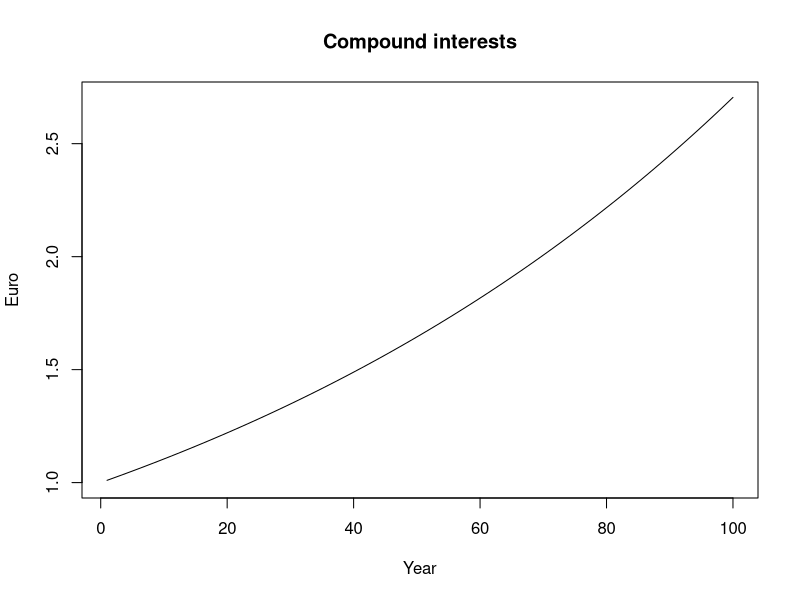
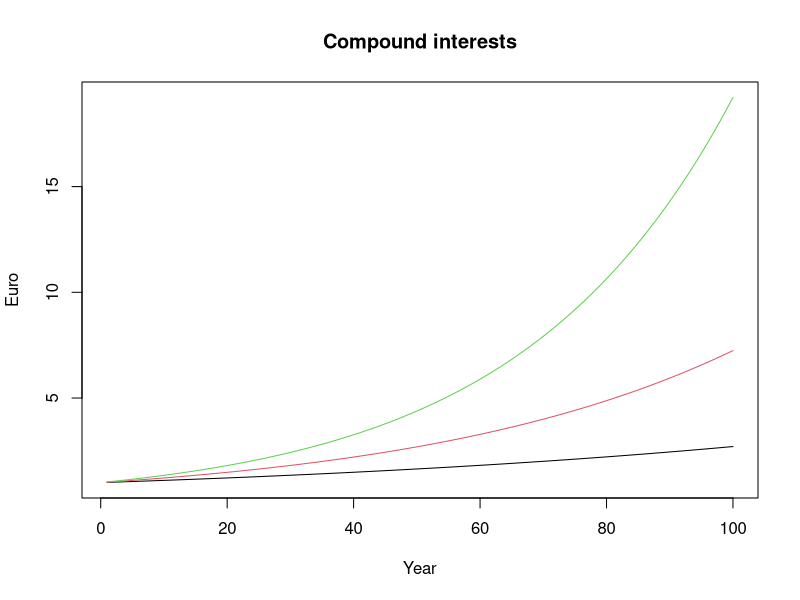
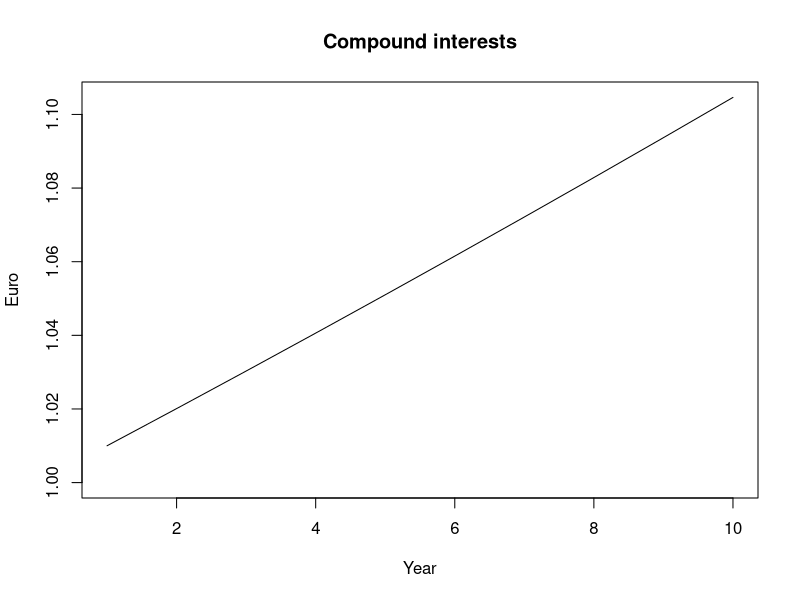
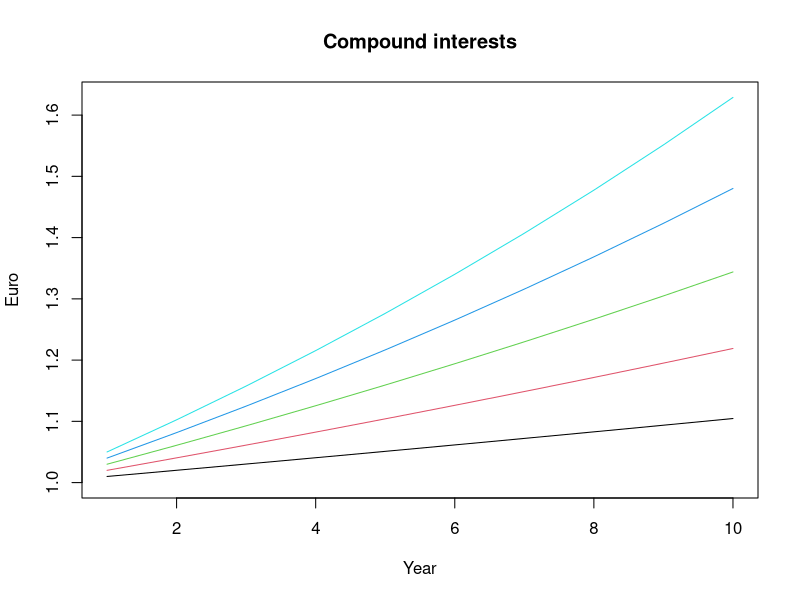
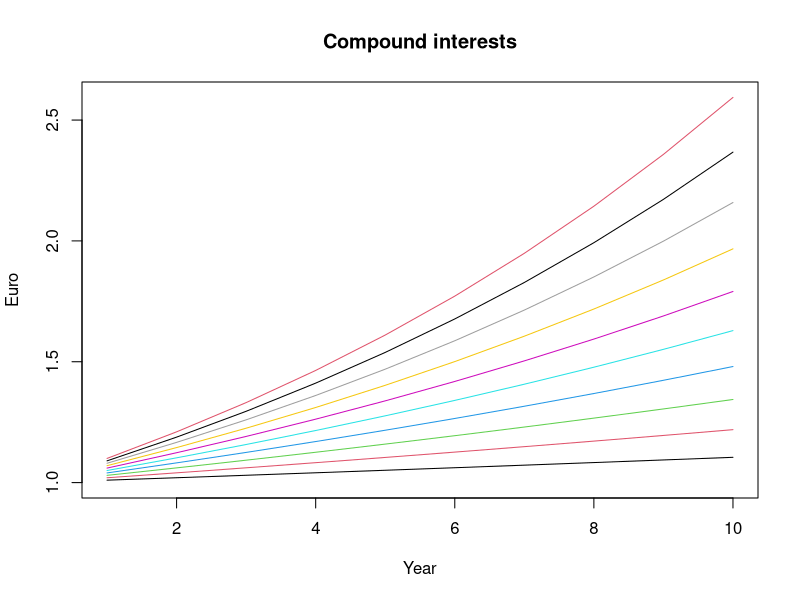

Here is the R script that generated these plots, in order:
2 + 2

sqrt(25)

exp(0)

log(1)

x <- 15
x

rm(x)

x <- c(1, 2, 3)
x
is.vector(x)

ls()

rm(list = ls())

a <- 1:10
a

b <- seq(from = 1, to = 10, by = 1)

set.seed(1234)
rnorm(n = 10, mean = 0, sd = 1)

length(seq(from = 1, to = 10, by = 0.1))

min(rnorm(n = 100, mean = 0, sd = 10))
max(rnorm(n = 100, mean = 0, sd = 10))

5^2

100 >= 100

99 > 100

2 + 2 == 4

99 != 100

!(1==1) 

(1==1) | (2==3) 

(1==1) & (2==3)

a <- c(1, 2)  
b <- c(1, 2, 3, 4, 5, 6) 
a + b

a <- c(1, 2)  
b <- c(1, 2, 3, 4, 5) 
a + b

x <- vector(mode = "numeric", length = 100)
is.vector(x)

y <- numeric(100)
is.vector(y)

y[1] <- 50

y[1]

x <- 10
y <- 2
if (x <= y) {
  
  print("x is smaller or equal y")
  
} else {
  
  print("x is larger than y")
  
}

x <- rnorm(10, 0, 1)
ifelse(x <= 0, "x is smaller or equal zero", "x is larger than zero")

x <- 1:5
for (i in x) {
  
  print("Hello")
  
}

x <- c("Monday", "Tueasday", "Wednesday", "Thursday", "Friday")

for (i in x) {
  
  print("Hello")
  
}

x <- 1:5

for (i in x) {
  
  print(i^2)
  
}

x <- c("Monday", "Tueasday", "Wednesday", "Thursday", "Friday")

for (i in x) {
  
  print(paste("Today is", i))
  
}

# Formula
# A = P (1 + r)^t

years <- 100
A <- numeric(length = years)
r <- 0.01
P <- 1

for (t in 1:years) {
  
  A[t] <- P * (1 + r)^t
  
}

P * (1 + r)^(1:years)

plot(x = 1:years,
     y = A,
     xlim = c(1, years), 
     ylim = c(1, max(A)),
     type = "l", 
     col = "black",
     main = "Compound interests", 
     xlab = "Year", 
     ylab = "Euro")

years <- 100
r <- c(0.01, 0.02, 0.03)
A <- matrix(nrow = years, ncol = length(r), byrow = TRUE)
P <- 1

for (t in 1:years) {
  
  for (s in 1:length(r)) {
    
    A[t,s] <- P * (1 + r[s])^t
    
  }
  
}

plot(NULL, 
     xlim = c(1, nrow(A)), 
     ylim = c(1, max(A)),
     main = "Compound interests", 
     xlab = "Year", 
     ylab = "Euro")

for (l in 1:ncol(A)) {
  
  lines(A[,l], type = "l", col = l)
  
}

my_fun <- function(x) {
  
  square <- x^2
  
  return(square)
  
}

my_fun(x = 5)

my_fun_alternative <- function(x) x^2

my_fun_alternative(x = 5)

my_fun <- function(time, scenarios) {
  
  r <- scenarios
  
  A <- matrix(nrow = time, ncol = length(r), byrow = TRUE)
  
  P <- 1
  
  for (t in 1:time) {
    
    for (s in 1:length(r)) {
      
      A[t,s] <- P * (1 + r[s])^t
      
    }
    
  }
  
  plot(NULL, 
       xlim = c(1, nrow(A)), 
       ylim = c(1, max(A)),
       main = "Compound interests", 
       xlab = "Year", 
       ylab = "Euro")
  
  for (l in 1:ncol(A)) {
    
    lines(A[,l], type = "l", col = l)
    
  }
  
}

my_fun(time = 10, scenarios = 0.01)

my_fun(time = 10, scenarios = seq(0.01, 0.05, 0.01))

my_fun(time = 10, scenarios = seq(0.01, 0.10, 0.01))
